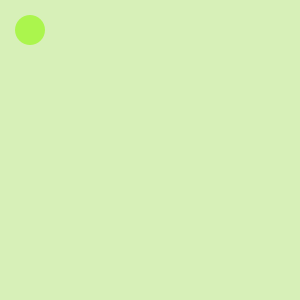
Frame 1 (no input)
Frame 60 (the mouse pressed at the canvas centre just before this capture): blank canvas, image omitted
Frame 120 (the mouse held since frame 60 and released just before this capture): blank canvas, image omitted

The Processing sketch that drew this single still picture (run headless with seeded random() and noise(); from frame 60 on, the mouse is pressed at the canvas centre):

// Processing sketch: processing_163724
// ── processing_163724.pde

float y = 20.0;

void setup () {
  size (300, 300);
  smooth ();
  background (#D7F0B8);
}

void draw () {
  frameRate (4);
  background (#D7F0B8);
  noStroke ();
  fill (#ABF54D);
  y = y +10;
  ellipse (y, y, y, y);
}
